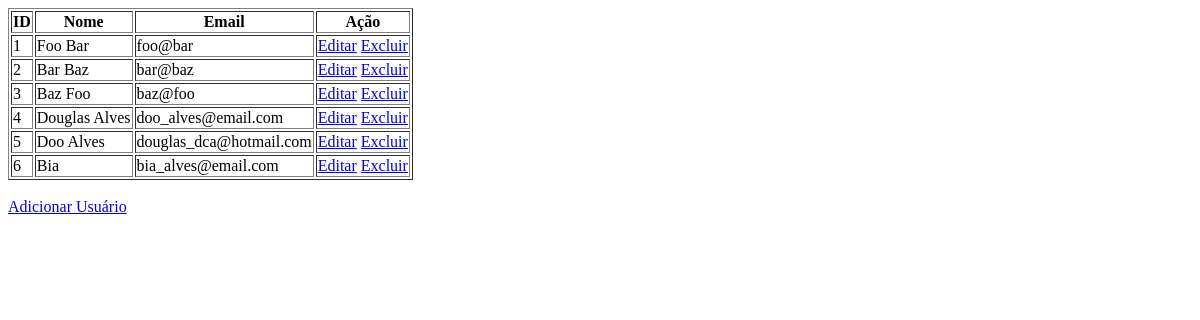
Before: / with the older database file.
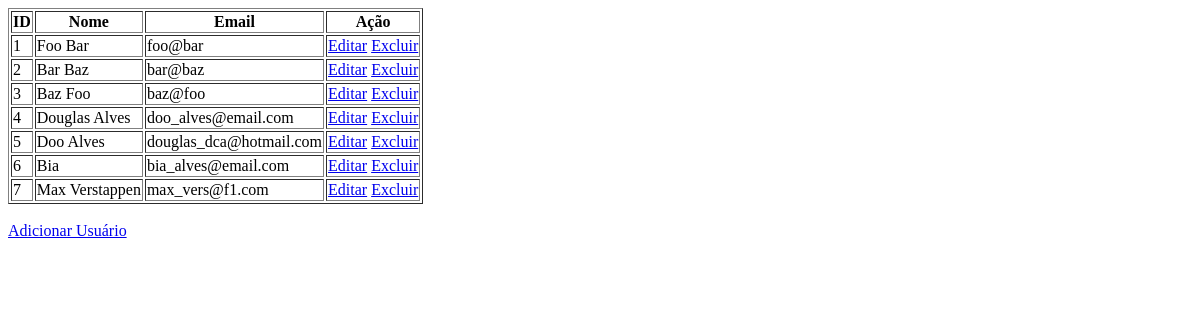
After: the same page with the newer database file.
### tables this page shows
CREATE TABLE users(
    id INTEGER PRIMARY KEY,
    name varchar(100) NOT NULL,
    email varchar(100) NOT NULL
);

### connection.php (called while the page is built, shortened)
<?php
class Connection {
    private $databaseFile;
    private $connection;
    public function __construct()
    {
        $this->databaseFile = realpath(__DIR__ . "/database/db.sqlite");
    }
    private function connect()
    {
        return $this->connection = new PDO("sqlite:{$this->databaseFile}", null, null, [PDO::ATTR_ERRMODE => PDO::ERRMODE_EXCEPTION]);
    }
    public function getConnection()
    {
        return $this->connection ?: $this->connection = $this->connect();
    }
    public function query($query)
    {
        $result      = $this->getConnection()->query($query);
        $result->setFetchMode(PDO::FETCH_INTO, new stdClass);
        return $result;
    }
}

### index.php (the view)
<?php
include 'header.php';
require 'connection.php';
$connection = new Connection();
$users = $connection->query("SELECT * FROM users");
echo "<table border='1'>
    <tr>
        <th>ID</th>
        <th>Nome</th>
        <th>Email</th>
        <th>Ação</th>
    </tr>
";
foreach($users as $user) {
    echo sprintf("<tr>
                      <td>%s</td>
                      <td>%s</td>
                      <td>%s</td>
                      <td>
                           <a href='post.php?id=%s'>Editar</a>
                           <a href='#'>Excluir</a>
                      </td>
                   </tr>",
        $user->id, $user->name, $user->email, $user->id);
}
echo "</table><br>";
echo "<a href='post.php'>Adicionar Usuário</a>";
include 'footer.php';

Changed rows visible on the page:
added users: id "7", name "Max Verstappen", email "max_vers@f1.com"
